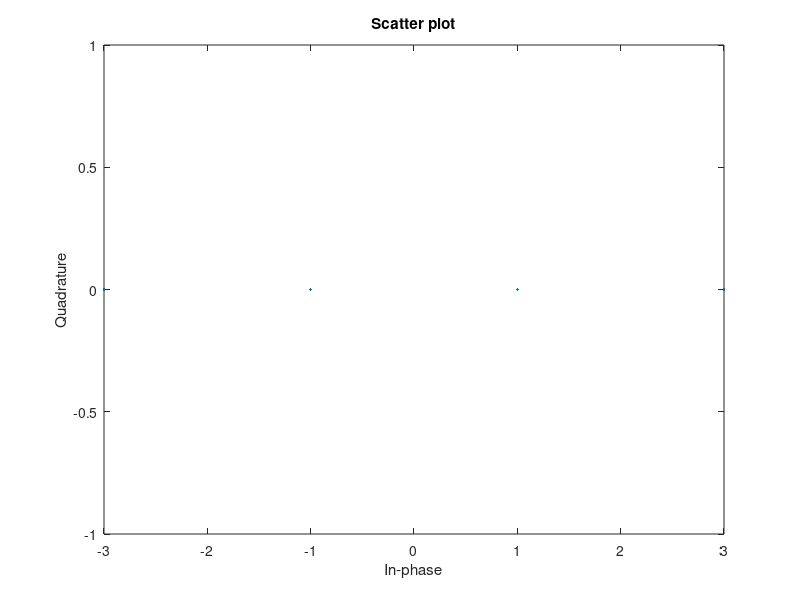

MATLAB code for this plot:
a = 5;
b = 3;
N = a * b;
data = randi([0 1], 1, (N + 1) * 10);
data1 = reshape(data, [], 2);
data2 = bi2de(data1, 2);
y = pammod(data2,4); % dieu che 4-ASK 
scatterplot(y);